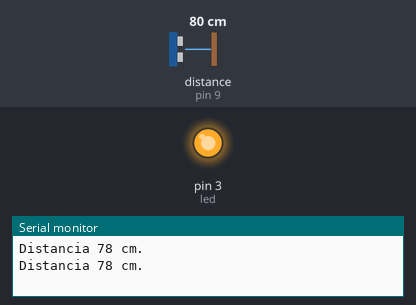
Recording of a sketch running on a simulated Arduino Uno, built with avr-gcc and run on an emulated ATmega328P. On the bench: output pins drawn as LEDs (lit = HIGH), the last lines printed to the serial monitor. Wiring (inferred from the names in the program): ultrasonic range finder: trigger pin 10; echo pin 9. Dashed ring = blinking. The inputs (shaded band) are chosen by the test bench; at power-on: distance to the obstacle (sensor on pin 9) 80 cm. The echo pulse lasts 58.3 µs per cm; pins used as bus, display or sensor lines are not drawn.

Above: at 1.6 s.
1.7 s: distance to the obstacle (sensor on pin 9) set to 4 cm
At 1.95 s:
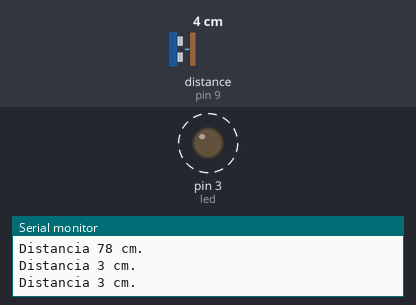
5.2 s: distance to the obstacle (sensor on pin 9) set to 9 cm
At 5.53 s:
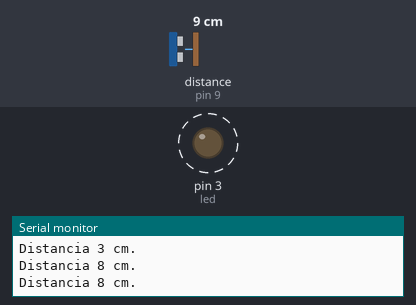
Timing chart, 0 to 14.7 s (numbered marks = the images above; inputs shaded):
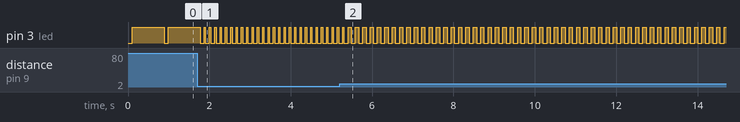

The sketch:

ej7_hc_sr04_sensor_ultrasonico.ino
```cpp
#define trig 10
#define echo 9
#define led 3

void setup()
{
  Serial.begin(9600);
  pinMode(trig, OUTPUT);
  pinMode(echo, INPUT);
  pinMode(led,OUTPUT);
}

void loop()
{
  digitalWrite(trig, HIGH);
  delayMicroseconds(10);
  digitalWrite(trig, LOW);

  int duracion = pulseIn(echo, HIGH);

  // calcula la DISTANCIA
  //int distancia = (duracion / 58.2);
  int distancia = (duracion*0.034/2);
  Serial.print("Distancia ");
  Serial.print(distancia);
  Serial.println(" cm.");
  delay(100);

  // prende y apaga led segun la cercania
  if ((distancia <= 100) && (distancia >= 0)){
    digitalWrite(led, 255);
    delay(distancia*10);
    digitalWrite(led, LOW);
  }
}
```

Measured:
- after the input at 1.7 s, pin 3 (led): alternates HIGH for 0.03 s and LOW for 0.10 s, starting after 0.20 s
- after the input at 5.2 s, pin 3 (led): alternates HIGH for 0.08 s and LOW for 0.10 s, starting after 0.29 s
